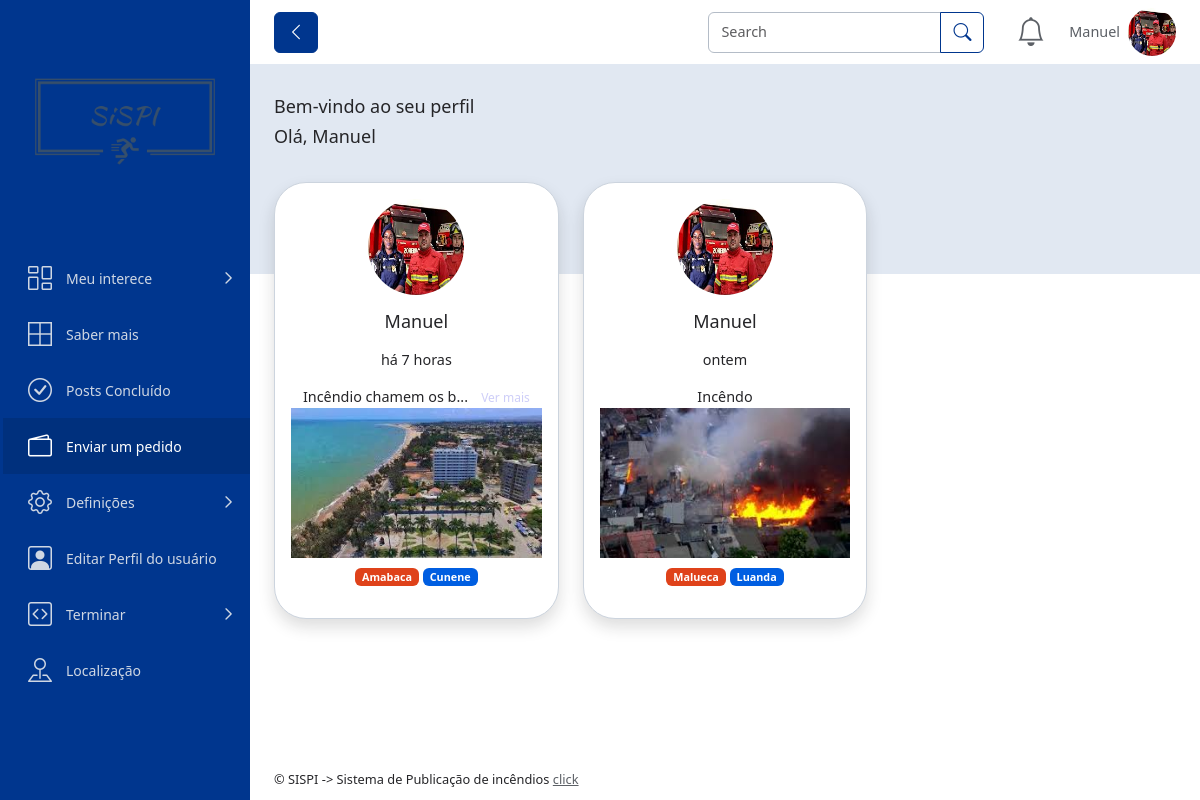
The page /sisai/perfil_user.php (signed in) on the database its author committed.
### tables this page shows
CREATE TABLE `usuarios` (
  `id` int(11) NOT NULL,
  `username` varchar(50) NOT NULL,
  `password` varchar(255) NOT NULL,
  `email` varchar(100) NOT NULL,
  `photo` varchar(255) DEFAULT 'default.jpg'
);

CREATE TABLE `publica_incendio` (
  `id` int(11) NOT NULL,
  `idusuario` int(11) NOT NULL,
  `location` varchar(100) NOT NULL,
  `cidade` varchar(100) NOT NULL,
  `detalhes` varchar(100) NOT NULL,
  `tempo_publicacao` datetime DEFAULT NULL,
  `foto_publica` varchar(244) DEFAULT 'defult.png'
);

### sisai/function_tempo.php (called while the page is built)
<?php
    function contarTempo(string $data): string
    {
        $agora = strtotime(date('Y-m-d H:i:s'));
        $tempo = strtotime($data);
        $diferenca = $agora - $tempo;
        $segundos = $diferenca;
        $minutos = round($diferenca / 60);
        $horas = round($diferenca / 3600);
        $dias = round($diferenca / 86400);
        $semanas = round($diferenca / 604800);
        $meses = round($diferenca / 2419200);
        $anos = round($diferenca / 29030400);
        if ($segundos <= 60) {
            return 'agora';
    } elseif ($minutos <= 60) {
        return $minutos == 1 ? 'há 1 minuto' : 'há ' . $minutos . ' minutos';
    } elseif ($horas <= 24) {
        return $horas == 1 ? 'há 1 hora' : 'há ' . $horas . ' horas';
    } elseif ($dias <= 7) {
        return $dias == 1 ? 'ontem' : 'há ' . $dias . ' dias';
    } elseif ($semanas <= 4) {
        return $dias == 1 ? 'há 1 semana' : 'há ' . $semanas . ' semanas';
    } elseif ($meses <= 12) {
        return $meses == 1 ? 'há 1 mês' : 'há ' . $meses . ' mêses';
    } else {
        return $anos == 1 ? 'há 1 ano' : 'há ' . $anos . ' anos';
    }
}
?>

### sisai/perfil_user.php (the view, shortened to what this page needs)
<?php
require_once "function_tempo.php";
?>
<!DOCTYPE html>
<html lang="en">
	<head>
		<link rel="stylesheet" href="assets/fonts/bootstrap/bootstrap-icons.css" />
		<link rel="stylesheet" href="assets/css/main.min.css" />
		<link rel="stylesheet" href="assets/vendor/overlay-scroll/OverlayScrollbars.min.css" />
	</head>
	<body>
		<div class="page-wrapper">
			<div class="main-container">
				<nav id="sidebar" class="sidebar-wrapper">
					<div class="app-brand px-3 py-3 d-flex align-items-center">
						<a href="index.html">
							<img src="../image/icones/icones2/logo_transparent.png" width="100%"  alt="Sistema de Publicação de incêndios" />
						</a>
					</div>
					<div class="sidebarMenuScroll">
						<ul class="sidebar-menu">
							<li class="treeview">
								<a href="#!">
									<i class="bi bi-columns-gap"></i>
									<span class="menu-text">Meu interece</span>
								</a>
							</li>
							<li>
								<a href="#">
									<i class="bi bi-border-all"></i>
									<span class="menu-text">Saber mais</span>
								</a>
							</li>
							<li>
								<a href="#">
									<i class="bi bi-check-circle"></i>
									<span class="menu-text">Posts Concluído</span>
								</a>
							</li>
							<li class="active current-page">
								<a href="#">
									<i class="bi bi-wallet2"></i>
									<span class="menu-text">Enviar um pedido</span>
								</a>
							</li>
							<li class="treeview">
								<a href="#!">
									<i class="bi bi-gear"></i>
									<span class="menu-text">Definições</span>
								</a>
							</li>
							<li>
								<a href="#"  data-bs-toggle="modal"
										data-bs-target="#exampleModalFullscreen">
									<i class="bi bi-person-square"></i>
									<span class="menu-text" >Editar Perfil do usuário</span>
								</a>
							</li>
							<li class="treeview">
								<a href="#!">
									<i class="bi bi-code-square"></i>
									<span class="menu-text">Terminar</span>
								</a>
							</li>
							<li>
								<a href="#">
									<i class="bi bi-pin-map"></i>
									<span class="menu-text">Localização</span>
								</a>
							</li>
							<li>
								<a href="maintenance.html">
									<i class="bi bi-exclamation-octagon"></i>
								</a>
							</li>
						</ul>
					</div>
				</nav>
				<div class="app-container">
				<?php  include('top.php');?>
                    <div class="app-hero-header">
						<h5 class="fw-light">Bem-vindo ao seu perfil</h5>
						<h5 class="fw-light">Olá,  <?php echo $user_row['username']?> </h5>
					</div>
				<div class="app-body">
<div class="row">
<?php
$conn = new mysqli("localhost", "root", "", "publicacao");
$user_id = $_SESSION['id'];
$sql = "SELECT id, location, cidade, detalhes, tempo_publicacao, foto_publica FROM publica_incendio WHERE idusuario = $user_id ORDER BY tempo_publicacao desc";
$result = $conn->query($sql);
if ($result->num_rows > 0) {
	while($row = $result->fetch_assoc()) {
		$tempoDecorrido = contarTempo(($row["tempo_publicacao"]));
		$user_sql = "SELECT username, photo FROM usuarios WHERE id = $user_id";
		$user_result = $conn->query($user_sql);
		if ($user_result->num_rows > 0) {
			$user_row = $user_result->fetch_assoc();
			$idp = $row['id'];
			echo '<div class="col-lg-4 col-sm-6 col-12">';
			echo '<div class="card shadow mb-4 rounded-5">';
			echo '<div class="card-body">';
			echo '<div class="d-flex align-items-center flex-column">';
			echo '<div class="mb-3">';
			echo '<img src="upload/' . $user_row["photo"] . '"  class="img-6x rounded-circle" alt="Foto do Usuário">';
			echo '</div>';
			echo '<h5 class="mb-3">' . $user_row["username"]. '</h5>';
			echo '<p class="time">'. $tempoDecorrido.'</p>';
			$texto = $row["detalhes"];
			$textoResumo = resumirTexto($texto, 20) ;
			echo '<div id="texto_'. $idp . '_resumido">' . $textoResumo;
			 if(strlen($texto) > 20){
				echo '<a href= "#" class="ver-mais"  onclick="mostrarTex(\'texto_'. $idp . '\'); return false;"> Ver mais</a>';
			 }
			 echo "</div>";
				echo '<img src="pb/' . $row["foto_publica"] . '" class="tt" alt="Incêndio" >';
			echo "
			<div class='mb-3'>
			    <span class='badge icones bg-danger'>". $row["location"]."</span>
			   <span class='badge icones bg-info'>". $row["cidade"]."</span>
			</div>
			";
		echo "
				</div>
				</div>
			</div>
			</div>
		";
    }
}
} else {
echo "Você ainda não Publicou nada.";
}
function resumirTexto(string $texto, int $limite, string $continue = '...'): string
{
    $TextoLimpo = trim(strip_tags($texto));
    if (mb_strlen($TextoLimpo) <= $limite) {
        return $TextoLimpo;
    }
    $resumirTexto = mb_substr($TextoLimpo, 0, mb_strrpos(mb_substr($TextoLimpo, 0, $limite), ''));
    return $resumirTexto.$continue;
}
?>
</div>
</div>
<div class="app-footer">
    <span>© SISPI -> Sistema de Publicação de incêndios</span>
    <a href="envia.php">click</a>
					</div>
				</div>
			</div>
		</div>
	</body>
</html>

### sisai/top.php (shortened to what this page needs)
<?php
 $conn = new mysqli("localhost", "root", "", "publicacao");
?>
    <div class="app-header d-flex align-items-center">
<div class="d-flex">
    <button class="btn btn-primary me-2 pin-sidebar" id="pin-sidebar">
        <i class="bi bi-chevron-left fs-5"></i>
    </button>
</div>
<div class="header-actions">
    <div class="d-lg-block d-none me-2">
        <div class="input-group">
            <input type="text" class="form-control" placeholder="Search" />
            <button class="btn btn-outline-primary" type="button">
                <i class="bi bi-search fs-5"></i>
            </button>
        </div>
    </div>
    <?php
  require_once "function_tempo.php";
?>
<div class="dropdown ms-3">
    <a class="dropdown-toggle d-flex p-2 py-3" href="#!" role="button" data-bs-toggle="dropdown" aria-expanded="false">
        <i class="bi bi-bell fs-2 lh-1"></i>
    </a>
        <?php
        $user_id = $_SESSION['id'];
        ?>
</div>
    <div class="dropdown ms-3">
        <?php
         $user_sql = "SELECT username, photo FROM usuarios WHERE id = $user_id";
         $user_result = $conn->query($user_sql);
         $user_row = $user_result->fetch_assoc();
        ?>
        <a id="userSettings" class="dropdown-toggle d-flex py-2 align-items-center text-decoration-none"
            href="#!" role="button" data-bs-toggle="dropdown" aria-expanded="false">
            <?php
            echo '<span class="d-none d-md-block me-2">'. $user_row["username"]. '</span>';
           echo ' <img src="upload/' . $user_row["photo"] . '" class="rounded-circle img-3x" alt="Bootstrap Gallery" />';
            ?>
        </a>
    </div>
</div>
</div>

### sisai/perfil_user.php (style rules this page uses)
.ver-mais { color: #5e5ee74e; cursor: pointer; font-size: 12px; margin-left: 10px; text-decoration: none; }
.icones { margin-top: 10px; }
.tt { height: 150px; width: 409.5px; }
@media only screen and (max-width: 1586px) { .tt { width: 100%; } }
@media only screen and (max-width: 1586px) { .card { width: 100%; margin: 0px; } }

### rows shown on the page
usuarios: username "Manuel", photo (picture)
publica_incendio: idusuario.photo (picture), idusuario.username "Manuel", tempo_publicacao "há 7 horas", detalhes "Incêndio chamem os b...", foto_publica (picture), location "Amabaca", cidade "Cunene"
publica_incendio: idusuario.photo (picture), idusuario.username "Manuel", tempo_publicacao "ontem", detalhes "Incêndo", foto_publica (picture), location "Malueca", cidade "Luanda"
